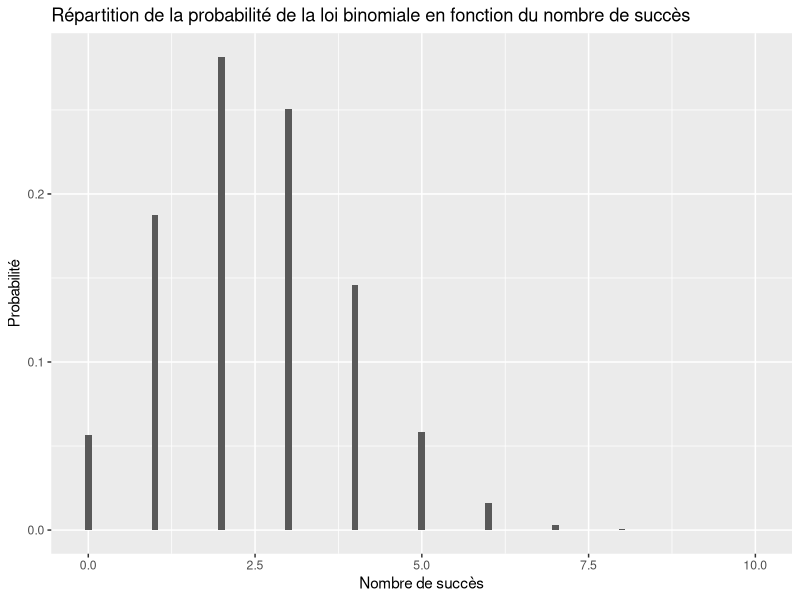
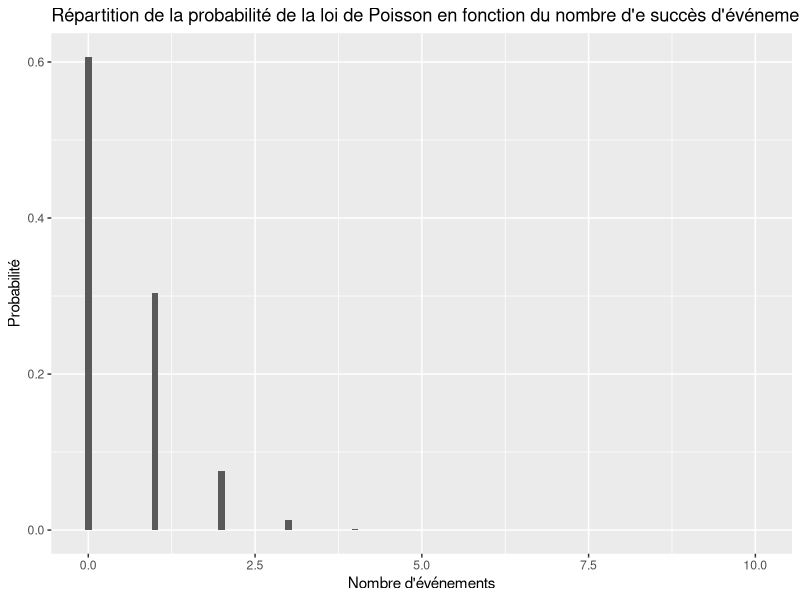

Recreate these plots in R, in order.
## ---- chunk 1
library(stats)
library(ggplot2)
## ---- chunk 2
dbinom(3,4,1/6)
## ---- chunk 3
fbinom <- data.frame(x = 0:10, y = dbinom(0:10, 10, 1/4))
ggplot(fbinom, aes(x = x, y = y)) +
  geom_bar(width = 0.1, stat = "identity") +
  labs(
    x = "Nombre de succès",
    y = "Probabilité",
    title = "Répartition de la probabilité de la loi binomiale en fonction du nombre de succès"
  )
## ---- chunk 4
dpois(2, 1/2)
## ---- chunk 5
fpois <- data.frame(x = 0:10, y = dpois(0:10, 1/2))
ggplot(fpois, aes(x = x, y = y)) +
  geom_bar(width = 0.1, stat = "identity") +
  labs(
    x = "Nombre d'événements",
    y = "Probabilité",
    title = "Répartition de la probabilité de la loi de Poisson en fonction du nombre d'e succès d'événements"
  )
